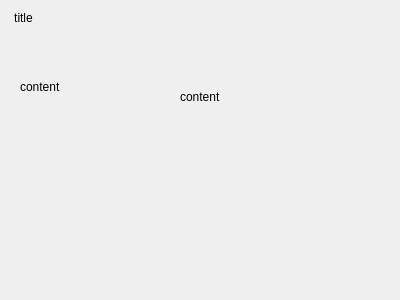
<?xml version="1.0" encoding="UTF-8"?>
<ui version="4.0">
 <class>CDevicePreview</class>
 <widget class="QWidget" name="CDevicePreview">
  <property name="geometry">
   <rect>
    <x>0</x>
    <y>0</y>
    <width>400</width>
    <height>300</height>
   </rect>
  </property>
  <property name="windowTitle">
   <string>Form</string>
  </property>
  <widget class="QLabel" name="label_title">
   <property name="geometry">
    <rect>
     <x>9</x>
     <y>9</y>
     <width>29</width>
     <height>17</height>
    </rect>
   </property>
   <property name="sizePolicy">
    <sizepolicy hsizetype="Preferred" vsizetype="Fixed">
     <horstretch>0</horstretch>
     <verstretch>0</verstretch>
    </sizepolicy>
   </property>
   <property name="text">
    <string>title</string>
   </property>
   <property name="alignment">
    <set>Qt::AlignCenter</set>
   </property>
  </widget>
  <widget class="QLabel" name="label_content2">
   <property name="geometry">
    <rect>
     <x>180</x>
     <y>90</y>
     <width>54</width>
     <height>17</height>
    </rect>
   </property>
   <property name="text">
    <string>content</string>
   </property>
   <property name="alignment">
    <set>Qt::AlignLeading|Qt::AlignLeft|Qt::AlignTop</set>
   </property>
  </widget>
  <widget class="QLabel" name="label_content1">
   <property name="geometry">
    <rect>
     <x>20</x>
     <y>80</y>
     <width>114</width>
     <height>17</height>
    </rect>
   </property>
   <property name="text">
    <string>content</string>
   </property>
   <property name="alignment">
    <set>Qt::AlignLeading|Qt::AlignLeft|Qt::AlignTop</set>
   </property>
  </widget>
 </widget>
 <resources/>
 <connections/>
</ui>
